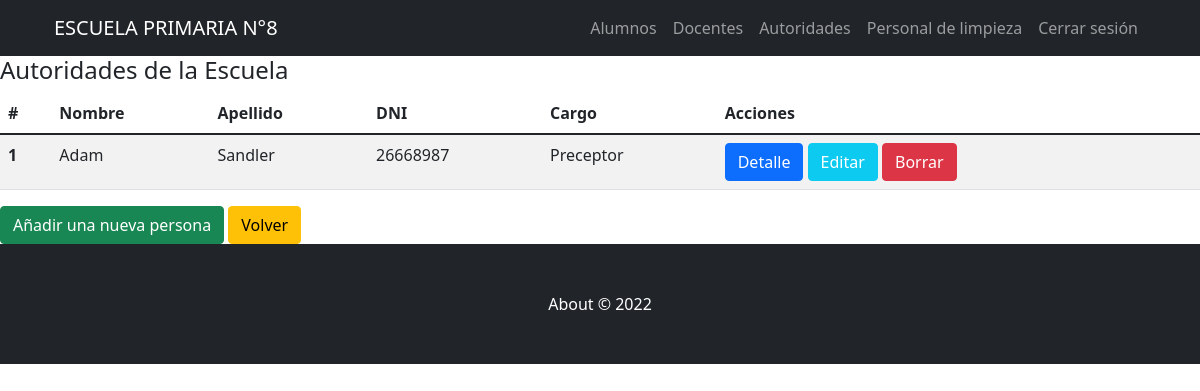
Page /AppZero/autoridades/lista (signed in) on the earlier database version.
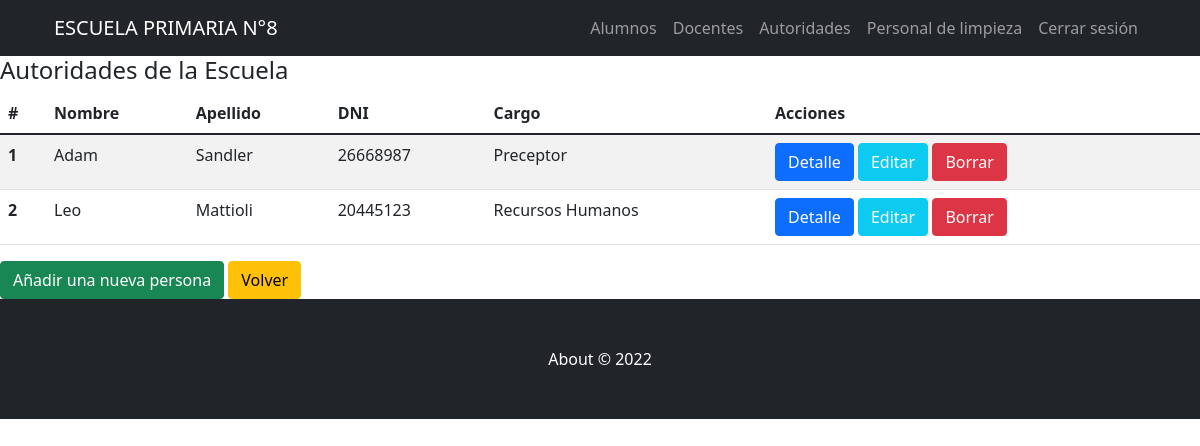
Same page on the later database version.
### AppZero/models.py (models this page shows, shortened)
class Autoridad(models.Model):
    nombre=models.CharField(max_length=40)
    apellido=models.CharField(max_length=40)
    DNI = models.IntegerField()
    direccion=models.CharField(max_length=60, blank=True, null=True)
    telefono=models.IntegerField(blank=True, null=True)
    email=models.EmailField(blank=True, null=True)
    cargo = models.CharField(max_length=40)

### AppZero/views.py (the view)
# urls.py: path('autoridades/lista', views.AutoridadesList.as_view(), name="AutoridadesList"),
@method_decorator(login_required(login_url='Login'), name='dispatch')
@method_decorator(personal_permitido(cargo_permitido=['Recursos Humanos']), name='dispatch')
class AutoridadesList(ListView):
    model = Autoridad
    template_name = 'AppZero/Autoridades/autoridad_list.html'

### AppZero/Templates/AppZero/Autoridades/autoridad_list.html
{% extends "AppZero/padre.html" %}
{% load static %}
{% block contenidoAdicional %}
<h4>Autoridades de la Escuela</h4>
<table class="table table-striped">
    <thead>
      <tr>
        <th scope="col">#</th>
        <th scope="col">Nombre</th>
        <th scope="col">Apellido</th>
        <th scope="col">DNI</th>
        <th scope="col">Cargo</th>
        <th scope="col">Acciones</th>
      </tr>
    </thead>
    <tbody>
    {% for autoridad in object_list %}
      <tr>
        <th scope="row">{{autoridad.id}}</th>
        <td>{{autoridad.nombre}}</td>
        <td>{{autoridad.apellido}}</td>
        <td>{{autoridad.DNI}}</td>
        <td>{{autoridad.cargo}}</td>
        <td>
            <a class="btn btn-primary" href="{% url 'AutoridadesDetail' autoridad.id %}">Detalle</a>
            <a class="btn btn-info text-white" href="{% url 'AutoridadesUpdate' autoridad.id %}">Editar</a>
            <a class="btn btn-danger" href="{% url 'AutoridadesDelete' autoridad.id %}">Borrar</a>
        </td>
      </tr>
    {% endfor %}
    </tbody>
  </table>
  <a class="btn btn-success" href="{% url 'AutoridadesCreate' %}">Añadir una nueva persona</a>
  <a class="btn btn-warning" href="{% url 'Inicio' %}">Volver</a>
{% endblock %}

Differences in the rows shown:
added Autoridad: id "2", nombre "Leo", apellido "Mattioli", DNI "20445123", cargo "Recursos Humanos"
